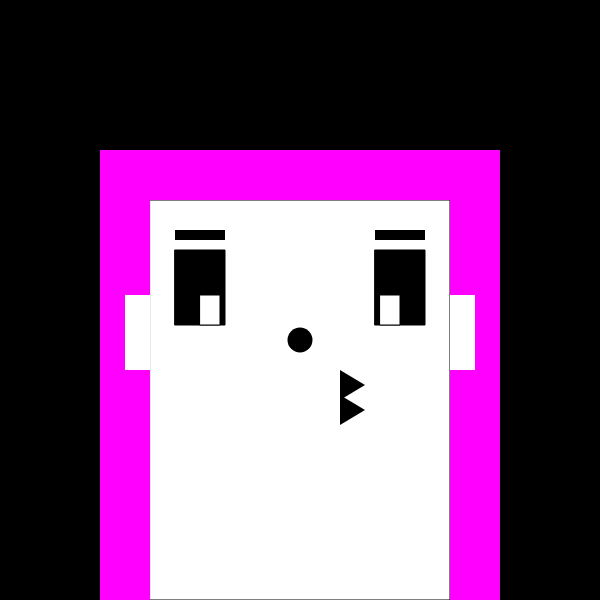
Frame 1 (no input)
Frame 60 (no input): identical to frame 1, image omitted
Frame 120 (the mouse pressed at the canvas centre since frame 60): identical to frame 1, image omitted

The p5.js sketch that drew this single still picture (run headless with seeded random() and noise() and a simulated clock; from frame 60 on, the mouse is pressed at the canvas centre):

// p5.js sketch
// ── sketch.js
function setup() {
        
		createCanvas(600,600);
        background(0);
	
		fill(255);
        rect(150,200,300,400);
    
        fill(0);
        rect(175,250,50,75);
    
        fill(255);
        rect(200,295,20,30);
    
        fill(0);
        rect(375,250,50,75);
    
        fill(255);
        rect(380,295,20,30);   
	
		let c = color ('magenta');
		fill(c);
		noStroke();
		rect(100,150,50,450);
		rect(150,150,300,50);
		rect(450,150,50,450);
	
		fill(0);
		circle(300,340,25);
	
		rect(175,230,50,10);
	
		rect(375,230,50,10);
	
		fill(255);
		rect(125,295,25,75);
		rect(450,295,25,75);
	
		fill(0);
		triangle(340,400,340,370,365,385);
		triangle(340,425,340,395,365,410);
	
}

function draw() {
  // put drawing code here
}
